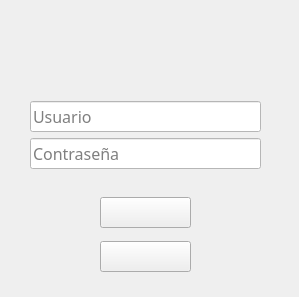
<?xml version="1.0" encoding="UTF-8"?>
<ui version="4.0">
 <class>MainWindow</class>
 <widget class="QMainWindow" name="MainWindow">
  <property name="geometry">
   <rect>
    <x>0</x>
    <y>0</y>
    <width>299</width>
    <height>297</height>
   </rect>
  </property>
  <property name="windowTitle">
   <string>Login</string>
  </property>
  <property name="layoutDirection">
   <enum>Qt::LeftToRight</enum>
  </property>
  <property name="autoFillBackground">
   <bool>false</bool>
  </property>
  <property name="styleSheet">
   <string notr="true"/>
  </property>
  <widget class="QWidget" name="centralwidget">
   <widget class="QWidget" name="verticalLayoutWidget">
    <property name="geometry">
     <rect>
      <x>30</x>
      <y>100</y>
      <width>231</width>
      <height>70</height>
     </rect>
    </property>
    <layout class="QVBoxLayout" name="verticalLayout">
     <item>
      <layout class="QVBoxLayout" name="verticalLayout_3">
       <item>
        <widget class="QLineEdit" name="txtusuario">
         <property name="font">
          <font>
           <family>Droid Sans</family>
           <pointsize>12</pointsize>
          </font>
         </property>
         <property name="styleSheet">
          <string notr="true">background-color: rgb(255, 255, 255);</string>
         </property>
         <property name="maxLength">
          <number>60</number>
         </property>
         <property name="placeholderText">
          <string>Usuario</string>
         </property>
        </widget>
       </item>
       <item>
        <widget class="QLineEdit" name="txtcontra">
         <property name="font">
          <font>
           <family>Droid Sans</family>
           <pointsize>12</pointsize>
          </font>
         </property>
         <property name="styleSheet">
          <string notr="true">background-color: rgb(255, 255, 255);</string>
         </property>
         <property name="maxLength">
          <number>60</number>
         </property>
         <property name="echoMode">
          <enum>QLineEdit::Password</enum>
         </property>
         <property name="placeholderText">
          <string>Contraseña</string>
         </property>
        </widget>
       </item>
      </layout>
     </item>
    </layout>
   </widget>
   <widget class="QWidget" name="gridLayoutWidget">
    <property name="geometry">
     <rect>
      <x>100</x>
      <y>190</y>
      <width>91</width>
      <height>89</height>
     </rect>
    </property>
    <layout class="QGridLayout" name="gridLayout">
     <item row="2" column="0">
      <widget class="QPushButton" name="btnsalir">
       <property name="font">
        <font>
         <family>Droid Sans</family>
         <pointsize>12</pointsize>
        </font>
       </property>
       <property name="styleSheet">
        <string notr="true">image: url(:/imagenes/salirlogin.jpg);</string>
       </property>
       <property name="text">
        <string/>
       </property>
      </widget>
     </item>
     <item row="0" column="0">
      <widget class="QPushButton" name="btningresar">
       <property name="font">
        <font>
         <family>Droid Sans</family>
         <pointsize>12</pointsize>
        </font>
       </property>
       <property name="statusTip">
        <string notr="true"/>
       </property>
       <property name="accessibleDescription">
        <string/>
       </property>
       <property name="layoutDirection">
        <enum>Qt::LeftToRight</enum>
       </property>
       <property name="autoFillBackground">
        <bool>false</bool>
       </property>
       <property name="styleSheet">
        <string notr="true">image: url(:/imagenes/Next_arrow_10211.ico);</string>
       </property>
       <property name="text">
        <string/>
       </property>
      </widget>
     </item>
    </layout>
   </widget>
   <widget class="QLabel" name="label">
    <property name="geometry">
     <rect>
      <x>0</x>
      <y>0</y>
      <width>301</width>
      <height>331</height>
     </rect>
    </property>
    <property name="styleSheet">
     <string notr="true">background-image: url(:/imagenes/fondologin.jpg);
background-repeat: no-repeat;
</string>
    </property>
    <property name="text">
     <string/>
    </property>
   </widget>
   <zorder>label</zorder>
   <zorder>verticalLayoutWidget</zorder>
   <zorder>gridLayoutWidget</zorder>
  </widget>
 </widget>
 <resources>
  <include location="../PythonForm/imagenes/imagenes.qrc"/>
  <include location="imagenes/imagenes.qrc"/>
 </resources>
 <connections/>
</ui>
